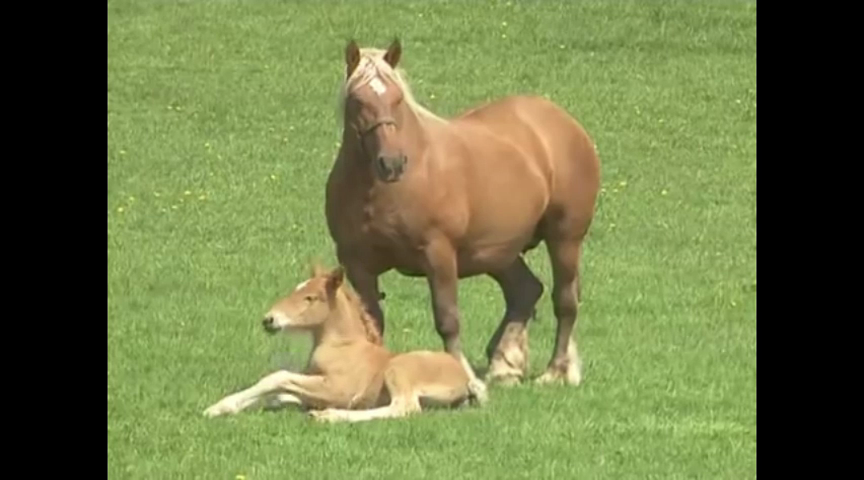
#> input picture video/frame_origine/s300005.png, 864 x 480 px; its folder holds only this picture in this run
$ jupyter execute --allow-errors traitement_image.ipynb
#> lines starting #> are read from the running program, lines starting #| are printed output that depends on the picture
#> in resize_img, img is the input picture: PIL image 864x480 RGB; mean R, G, B 110.4, 120.5, 71.2
[cell 1]
from PIL import Image
import os
import cv2

# 1. Redimensionnement des images

[cell 2]
def crop_barre_noire(img):
    # Convertir l'image en niveaux de gris
    img_gray = img.convert('L')
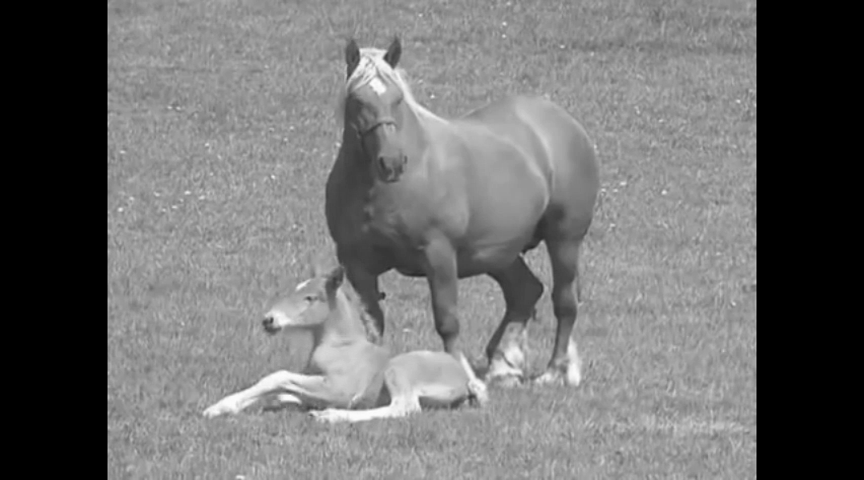
#> img_gray: PIL image 864x480 L; min 0, max 252, mean 111.9

    # Trouver la boîte englobante des pixels non noirs
    bbox = img_gray.getbbox()
#> bbox = (107, 0, 757, 480)

    # Recadrer l'image en utilisant la boîte englobante
    cropped_img = img.crop(bbox)
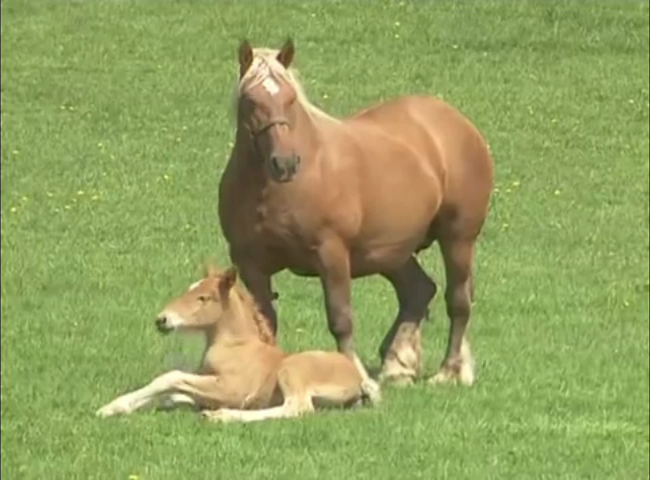
#> cropped_img: PIL image 650x480 RGB; mean R, G, B 146.8, 160.2, 94.6

    return cropped_img

def resize_img(dir_origine, dir_sortie, target_size=(256, 256), crop=True):
    # Création dossier si non existant
    if not os.path.exists(dir_sortie):
        os.makedirs(dir_sortie)

    # On parcours les fichiers
    for filename in os.listdir(dir_origine):
        input_path = os.path.join(dir_origine, filename)
        output_path = os.path.join(dir_sortie, filename)

        try:
            with Image.open(input_path) as img:
                if crop:
                    img = crop_barre_noire(img)
                resized_img = img.resize(target_size)
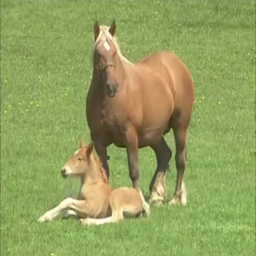
#> resized_img: PIL image 256x256 RGB; mean R, G, B 146.8, 160.2, 94.6
                resized_img.save(output_path)
                print(f"Conversion {filename} réussie !")
        except Exception as e:
            print(f"Erreur avec {filename}: {e}")

[cell 3]
dir_origine = 'video/frame_origine/'
dir_sortie = 'video/frame_256/'
dimension=(256, 256)
crop = True
resize_img(dir_origine, dir_sortie, dimension, crop)

# 2. Vérification des dimensions

[cell 4]
def check_image_dimensions(folder_path, target_dimensions=(256, 256)):
    # Liste pour stocker les noms des images avec des dimensions différentes
    different_dimensions_images = []

    # Parcourir tous les fichiers du dossier
    for filename in os.listdir(folder_path):
        file_path = os.path.join(folder_path, filename)

        # Vérifier si le fichier est une image
        if filename.lower().endswith(('.png', '.jpg', '.jpeg', '.gif')):
            try:
                # Ouvrir l'image avec PIL
                img = Image.open(file_path)
                #print(img.mode)
                # Vérifier les dimensions de l'image
                if img.mode != 'RGB':
                    different_dimensions_images.append(filename)

            except Exception as e:
                print(f"Erreur lors du traitement de {filename}: {str(e)}")

    return different_dimensions_images

# ATTENTION : Remplacez 'chemin_du_dossier' par le chemin réel de votre dossier d'images
folder_path = 'Data/testB'
#> (the rest of this cell did not finish here and is left out)

# 3. Conversion des images en vidéo

[cell 5]
def images_to_video(image_folder, extension, output_path, video_name='output_video.mp4', fps=24):
#> called with image_folder = 'video/frame_origine/', extension = '.png', output_path = 'video/output/', video_name = 'video_sortie.mp4', fps = 9
    images = [img for img in os.listdir(image_folder) if img.endswith(extension)]
    images.sort()

    frame = cv2.imread(os.path.join(image_folder, images[0]))
    height, width, layers = frame.shape
#> height = 480; width = 864; layers = 3

    video = cv2.VideoWriter(os.path.join(output_path, video_name), cv2.VideoWriter_fourcc(*'mp4v'), fps, (width,height))

    for image in images:
        video.write(cv2.imread(os.path.join(image_folder, image)))

    cv2.destroyAllWindows()
    video.release()


source = "video/frame_origine/"
extension = ".png"
video_name = "video_sortie.mp4"
output_path = "video/output/"
frames_par_second = 9

images_to_video(source, extension, output_path, video_name, frames_par_second)

$ run again, on video/frame_origine/s300049.png
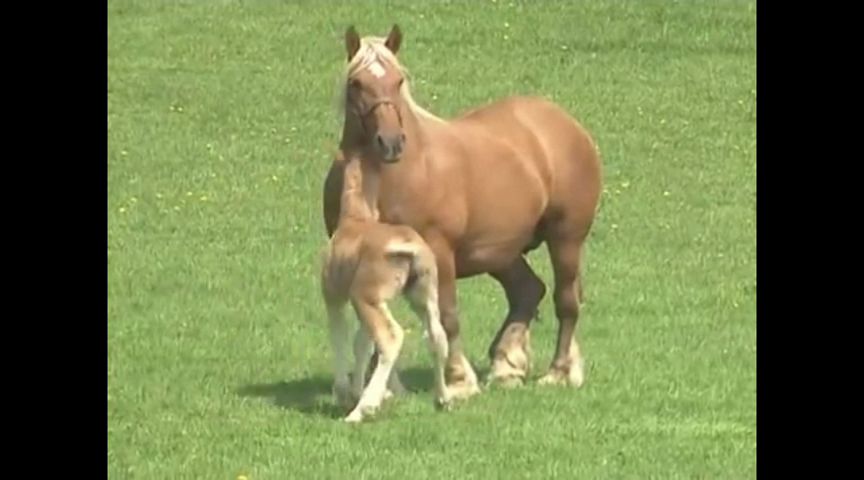
#> input picture video/frame_origine/s300049.png, 864 x 480 px
#> in resize_img, img is the input picture: PIL image 864x480 RGB; mean R, G, B 113.7, 124.8, 75.4
#> in crop_barre_noire, `img_gray = img.convert('L')`:
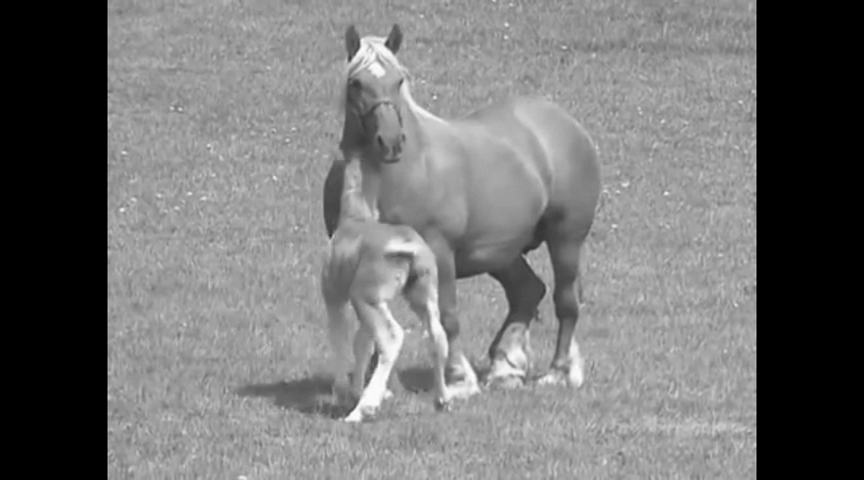
#> img_gray: PIL image 864x480 L; min 0, max 252, mean 115.8
#> bbox = (105, 0, 760, 480)
#> in resize_img, `resized_img = img.resize(target_size)`:
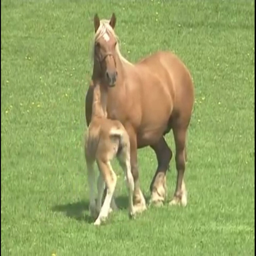
#> resized_img: PIL image 256x256 RGB; mean R, G, B 149.9, 164.7, 99.4
